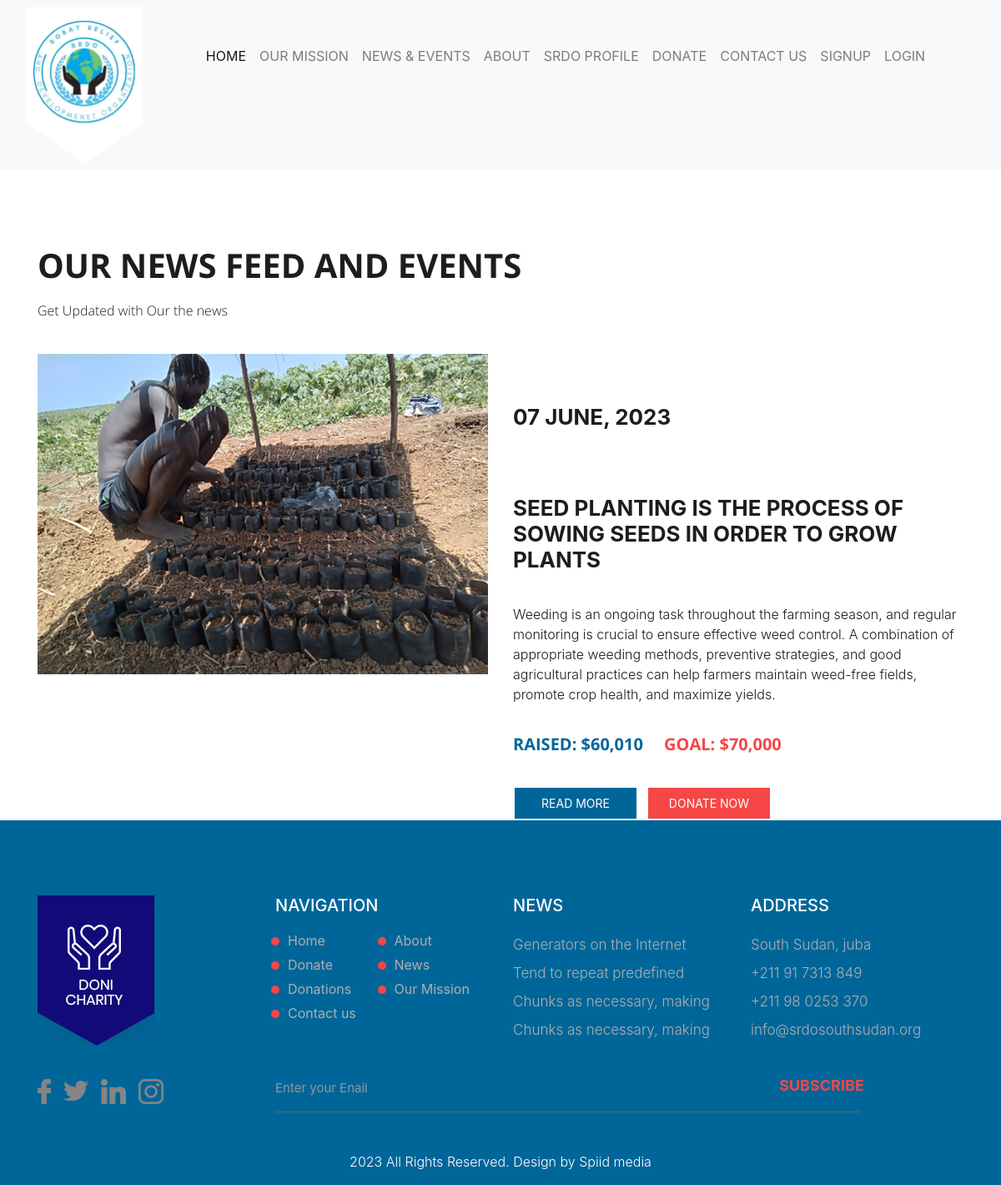
Screenshot of /blog/ with the database file from the repository.
### sayaAPP/models.py (models this page shows, shortened)
class Post(models.Model):
    title = models.CharField(max_length=255)
    content = models.TextField()
    date = models.DateTimeField(auto_now_add=True)
    image = models.ImageField(upload_to='images/')
    class Meta:
        verbose_name_plural  = 'News & Events'

### sayaAPP/views.py (the view)
# urls.py: path('blog/', BlogListView.as_view(), name='blog'),
class BlogListView(ListView):
    model = Post
    template_name = 'sayaAPP/blogPage.html'
    context_object_name = 'posts'
    ordering = ['-date']

### sayaAPP/templates/sayaAPP/blogPage.html (shortened to what this page needs)
{% extends 'sayaAPP/base.html'%} {% load static %} {%block content %}
<div class="news_section layout_padding">
  <div class="container">
    <div class="row">
      <div class="col-sm-12">
        <h1 class="news_taital">OUR NEWS FEED AND EVENTS</h1>
        <p class="news_text">Get Updated with Our the news</p>
      </div>
    </div>
    {% for post in posts %}
    <div class="news_section_2">
      <div class="row">
        <div class="col-md-6">
          <div class="news_img">
            <img src="{{post.image.url}}" alt="post image" />
          </div>
        </div>
        <div class="col-md-6">
          <h1 class="give_taital">{{post.date|date:"d F, Y"}}</h1>
          <h1 class="give_taital">{{post.title}}</h1>
          <p class="ipsum_text">{{post.content}}</p>
          <h5 class="raised_text">
            Raised: $60,010 <span class="goal_text">Goal: $70,000</span>
          </h5>
          <div class="donate_btn_main">
            <div class="readmore_btn">
              <a href="{% url 'download_file'  %}">Read More</a>
            </div>
            <div class="readmore_btn_1">
              <a href="{% url 'donate'  %}">Donate Now</a>
            </div>
          </div>
        </div>
      </div>
    </div>
    {% endfor %}
  </div>
</div>
{%endblock%}

### sayaAPP/templates/sayaAPP/base.html (shortened to what this page needs)
{% load static %}
<!DOCTYPE html>
<html lang="en">
   <head>
      <link rel="stylesheet" href="{% static 'css/bootstrap.min.css' %}">
      <link rel="stylesheet" href="{% static 'css/style.css' %}">
      <link rel="stylesheet" href="{% static 'css/responsive.css' %}">
      <link rel="stylesheet" href="{% static 'css/jquery.mCustomScrollbar.min.css' %} ">
      <link rel="stylesheet" href="https://netdna.bootstrapcdn.com/font-awesome/4.0.3/css/font-awesome.css">
      <link rel="stylesheet" href="{% static 'css/owl.carousel.min.' %}">
      <link rel="stylesheet" href="{% static 'css/owl.theme.default.min.css' %}">
      <link rel="stylesheet" href="https://cdnjs.cloudflare.com/ajax/libs/fancybox/2.1.5/jquery.fancybox.min.css" media="screen">
      <link rel="stylesheet" href="https://stackpath.bootstrapcdn.com/bootstrap/4.1.3/css/bootstrap.min.css">
      <link rel="stylesheet" href="https://use.fontawesome.com/releases/v5.6.1/css/all.css">
      <link rel="stylesheet" href="{% static 'css/signup.css' %}">
      <link rel="stylesheet" href="{% static 'css/login.css' %}">
      <link rel="stylesheet" href="{% static 'css/donate.css'  %}">
      <link rel="stylesheet" href="{% static 'css/download.css' %}">
   </head>
   <body>
      <nav class="navbar navbar-expand-lg navbar-light bg-light">
            <a class="navbar-brand"><a href="{% url 'home'  %}"><img src="{% static 'images/logo.png' %}" width="140"  height="180"></a>
            <div class="collapse navbar-collapse" id="navbarSupportedContent">
               <ul class="navbar-nav mr-auto">
                  <li class="nav-item active">
                     <a class="nav-link" href="{% url 'home'  %}">Home</a>
                  </li>
                  <li class="nav-item">
                     <a class="nav-link" href="{%  url 'mission' %}">Our Mission</a>
                  </li>
                  <li class="nav-item">
                     <a class="nav-link" href="{%  url 'blog' %}">News & Events</a>
                  </li>
                  <li class="nav-item">
                     <a class="nav-link" href="{%  url 'about' %}">About</a>
                  </li>
                  <li class="nav-item">
                     <a class="nav-link" href="{%  url 'download_file'   %}">srdo Profile</a>
                  </li>
                  <li class="nav-item">
                     <a class="nav-link" href="{%  url 'donate'%}">Donate</a>
                  </li>
                  <li class="nav-item">
                     <a class="nav-link" href="{%  url 'contact'%}">Contact Us</a>
                  </li>
                  {% if user.is_authenticated %}
                  <li class="nav-link">
                     <a href="#">
                        {% if profile.profile_picture %}
                        <img src="{{post.user.userprofile.profile_pic.url }}" alt="Profile Picture">
                        {% else %}
                        <img src="{{post.user.userprofile.deault_profile_pic.url }}" alt="Profile Picture">
                        {% endif %}
                     </a>
                  </li>
                  <li class="nav-item">
                     <a class="nav-link" href="{%  url 'logout'%}">logout</a>
                  </li>
                  {% else %}
                  <li class="nav-item">
                     <a class="nav-link" href="{%  url 'signup'%}">signup</a>
                  </li>
                  <li class="nav-item">
                     <a class="nav-link" href="{%  url 'login'%}">login</a>
                  </li>
                  {% endif %}
               </ul>
            </div>
         </nav>
{%block content%}
{%endblock%}
      <div class="footer_section layout_padding">
         <div class="container">
            <div class="row">
               <div class="col-sm-6 col-md-6 col-lg-3">
                  <div class="footer_logo"><img src="{% static 'images/footer-logo.png' %}"></div>
               </div>
               <div class="col-sm-6 col-md-6 col-lg-3">
                  <h4 class="footer_taital">NAVIGATION</h4>
                  <div class="footer_menu_main">
                     <div class="footer_menu_left">
                        <div class="footer_menu">
                           <ul>
                              <li><a href="{%  url 'home'  %}">Home</a></li>
                              <li><a href="{%  url 'donation' %}">Donate</a></li>
                              <li><a href="{%  url 'donation' %}">Donations</a></li>
                              <li><a href="{%  url 'contact' %}">Contact us</a></li>
                           </ul>
                        </div>
                     </div>
                     <div class="footer_menu_right">
                        <div class="footer_menu">
                           <ul>
                           <li><a href="{%  url 'about' %}">About</a></li>
                              <li><a href="{% url 'blog' %}">News</a></li>
                              <li><a href="{% url 'mission' %}">Our Mission</a></li>
                           </ul>
                        </div>
                     </div>
                  </div>
               </div>
               <div class="col-sm-6 col-md-6 col-lg-3">
                  <h4 class="footer_taital">NEWS</h4>
                  <p class="footer_text">Generators on the Internet</p>
                  <p class="footer_text">Tend to repeat predefined</p>
                  <p class="footer_text">Chunks as necessary, making</p>
                  <p class="footer_text">Chunks as necessary, making</p>
               </div>
               <div class="col-sm-6 col-md-6 col-lg-3">
                  <h4 class="footer_taital">address</h4>
                  <p class="footer_text">South Sudan, juba</p>
                  <p class="footer_text">+211 91 7313 849</p>
                  <p class="footer_text">+211 98 0253 370</p>
                  <p class="footer_text">info@srdosouthsudan.org</p>
               </div>
            </div>
            <div class="footer_section_2">
               <div class="row">
                  <div class="col-sm-4 col-md-4 col-lg-3">
                     <div class="social_icon">
                        <ul>
                           <li><a href="#"><img src="{% static 'images/fb-icon.png' %}"></a></li>
                           <li><a href="#"><img src="{% static 'images/twitter-icon.png' %}"></a></li>
                           <li><a href="#"><img src="{% static 'images/linkedin-icon.png' %}"></a></li>
                           <li><a href="#"><img src="{% static 'images/instagram-icon.png' %}"></a></li>
                        </ul>
                     </div>
                  </div>
                  <div class="col-sm-8 col-md-8 col-lg-9">
                     <input type="text" class="address_text" placeholder="Enter your Enail" name="text">
                     <button type="button" class="get_bt">SUBSCRIBE</button>
                  </div>
               </div>
            </div>
         </div>
      </div>
      <div class="copyright_section">
         <div class="container">
            <p class="copyright_text">2023 All Rights Reserved. Design by <a href="https://www.spiidmedia.com">Spiid media</a></p>
         </div>
      </div>
   </body>
</html>

### static/css/signup.css (style rules this page uses)
body, html { margin: 0; padding: 0; height: 100%; background: #ffffff !important; }

### static/css/login.css (style rules this page uses)
body, html { margin: 0; padding: 0; height: 100%; background: #ffffff !important; }

### rows the page displays
Post: image (picture), date "07 JUNE, 2023", title "SEED PLANTING IS THE PROCESS OF SOWING SEEDS IN ORDER TO GROW PLANTS", content "Weeding is an ongoing task throughout the farming season, and regular monitoring is crucial to ensure effective weed control. A combination of appropriate weeding methods, preventive strategies, and good agricultural practices can help farmers maintain weed-free fields, promote crop health, and maximize yields."
